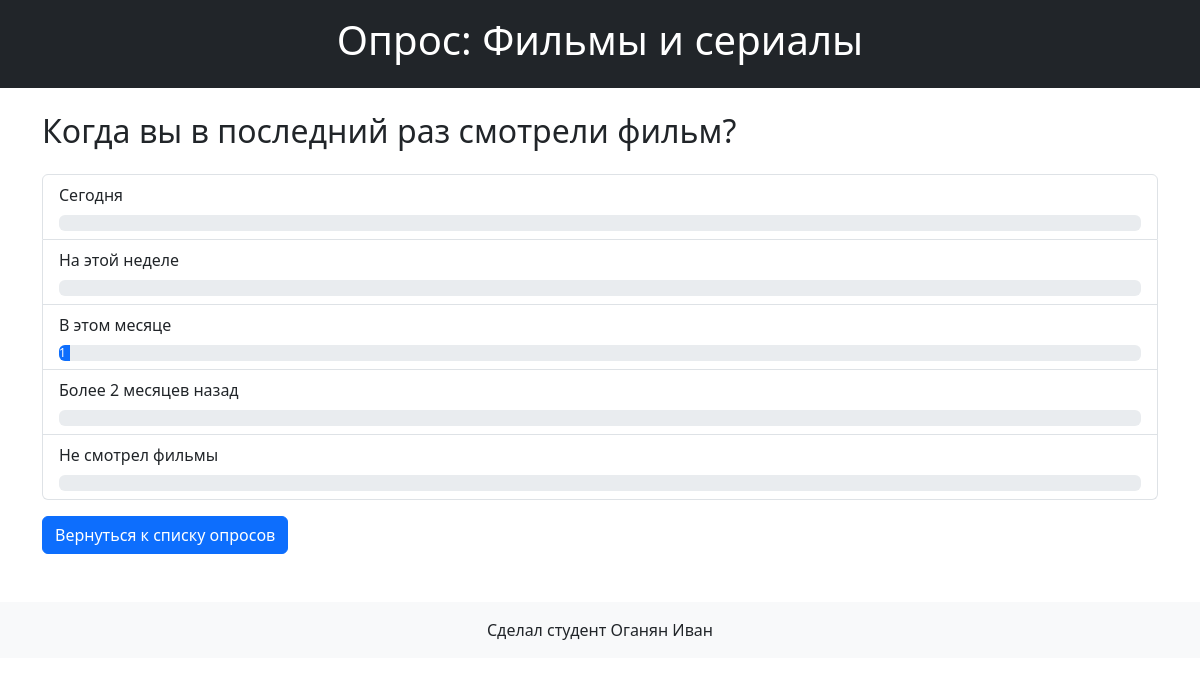
Screenshot of /polls/3/results/ with the database file from the repository.
### polls/models.py (models this page shows, shortened)
class Question(models.Model):
    question_text = models.CharField('Текст вопроса', max_length=200)
    pub_date = models.DateTimeField('Дата публикации')

class Choice(models.Model):
    question = models.ForeignKey(Question, on_delete=models.CASCADE)
    choice_text = models.CharField('Текст ответа', max_length=200)
    votes = models.IntegerField('Голоса', default=0)

### polls/views.py (the view)
# urls.py: path('<int:question_id>/results/', views.results, name='results'),
def results(request, question_id):
    question = get_object_or_404(Question, pk=question_id)
    return render(request, 'polls/results.html', {'question': question})

### polls/templates/polls/results.html (shortened to what this page needs)
<!DOCTYPE html>
<html lang="ru">
<head>
    <link href="https://cdn.jsdelivr.net/npm/bootstrap@5.3.0/dist/css/bootstrap.min.css" rel="stylesheet">
</head>
<body>
    <header class="bg-dark text-white py-3">
        <div class="container text-center">
            <h1>Опрос: Фильмы и сериалы</h1>
        </div>
    </header>
    <main class="container mt-4">
        <h2 class="mb-4">{{ question.question_text }}</h2>
        <ul class="list-group">
            {% for choice in question.choice_set.all %}
                <li class="list-group-item">
                    {{ choice.choice_text }}
                    <div class="progress mt-2">
                        <div class="progress-bar" role="progressbar"
                             style="width: {{ choice.votes|floatformat:2 }}%;"
                             aria-valuenow="{{ choice.votes }}"
                             aria-valuemin="0"
                             aria-valuemax="100">
                            {{ choice.votes }} голосов
                        </div>
                    </div>
                </li>
            {% endfor %}
        </ul>
        <a href="{% url 'polls:index' %}" class="btn btn-primary mt-3">Вернуться к списку опросов</a>
    </main>
    <footer class="bg-light py-3 mt-5">
        <div class="container text-center">
            <p class="mb-0">Сделал студент Оганян Иван</p>
        </div>
    </footer>
</body>
</html>

### rows the page displays
Question: question_text "Когда вы в последний раз смотрели фильм?"
Choice: choice_text "Сегодня"
Choice: choice_text "На этой неделе"
Choice: choice_text "В этом месяце", votes "1"
Choice: choice_text "Более 2 месяцев назад"
Choice: choice_text "Не смотрел фильмы"
